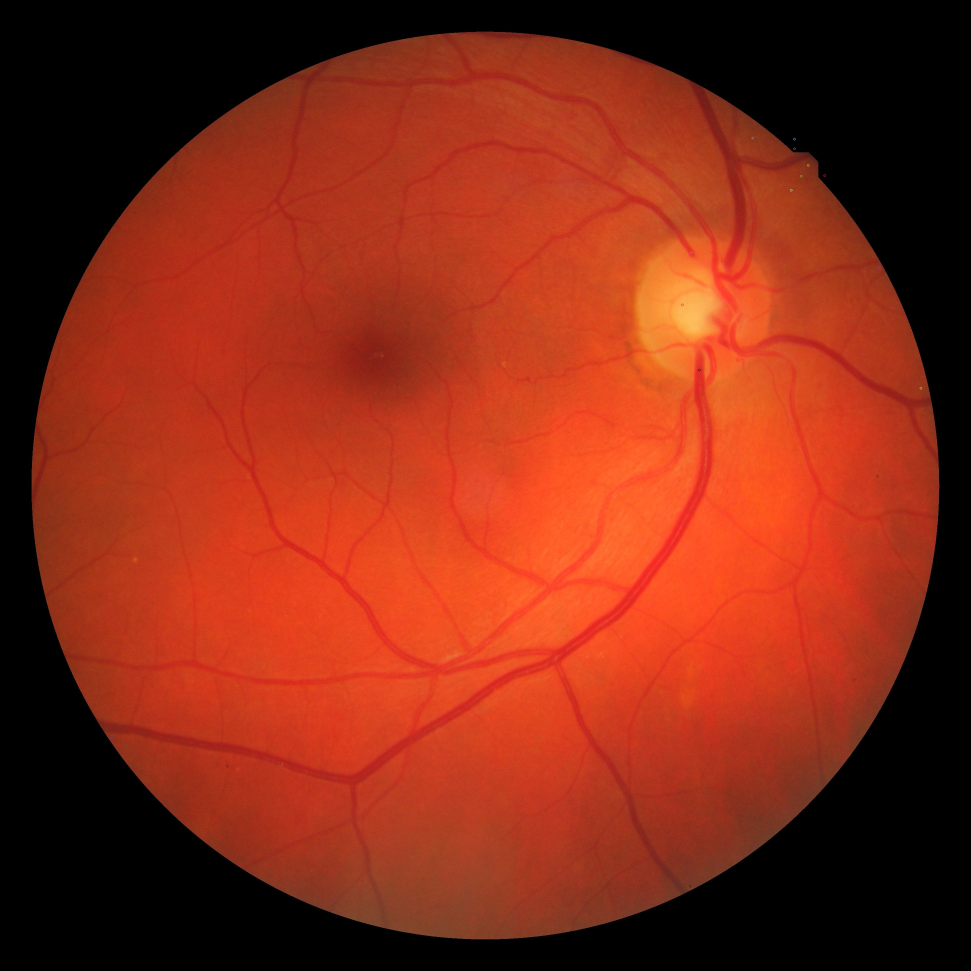
#> input picture ImageStitching/data/SIFT.jpg, 2912 x 2912 px (shown at 1/3 size)
$ python -i preprocess.py   (imports and definitions only)
#> lines starting #> are read from the running program, lines starting #| are printed output that depends on the picture
#> further down, picture is the input picture: shape (2912, 2912, 3); mean B, G, R 21.6, 42.6, 133.3
# #
# //  preprocess.py
# //  Team8-Fundus-Photography
# //
# //  Created by chelsea maramot on 2025-01-24.
# //


'''
To extract clearer images, the original image need to be preprocessed.
Based on a study with FIRE dataset, the green channel will be used as the initial image.


CLAHE (Contrast Limited Adaptive Histogram Equalization) and median filtering will be used to enhance the detail of extracted retinal images, improving contrast of blood vessels and tissues.
'''

import cv2

class Preprocessing:

    @staticmethod
    def resize(image_data, width, height):
        return cv2.resize(image_data, (width, height))

    @staticmethod
    def extract_channel(image_data, channel='R'):

        if len(image_data.shape) == 3:
            if channel == 'R':
                return image_data[:,:,2]
            elif channel == 'G':
                return image_data[:,:,1]
            elif channel == 'B':
                return image_data[:,:,0]
            else:
                print("Invalid channel. Choose from 'R', 'G', 'B'.")
        else:
            print("Image does not have multiple channels.")
        return None

    @staticmethod
    def remove_black_bg():
        pass

    @staticmethod
    def convert_to_gray(image_data):
        return cv2.cvtColor(image_data, cv2.COLOR_BGR2GRAY)
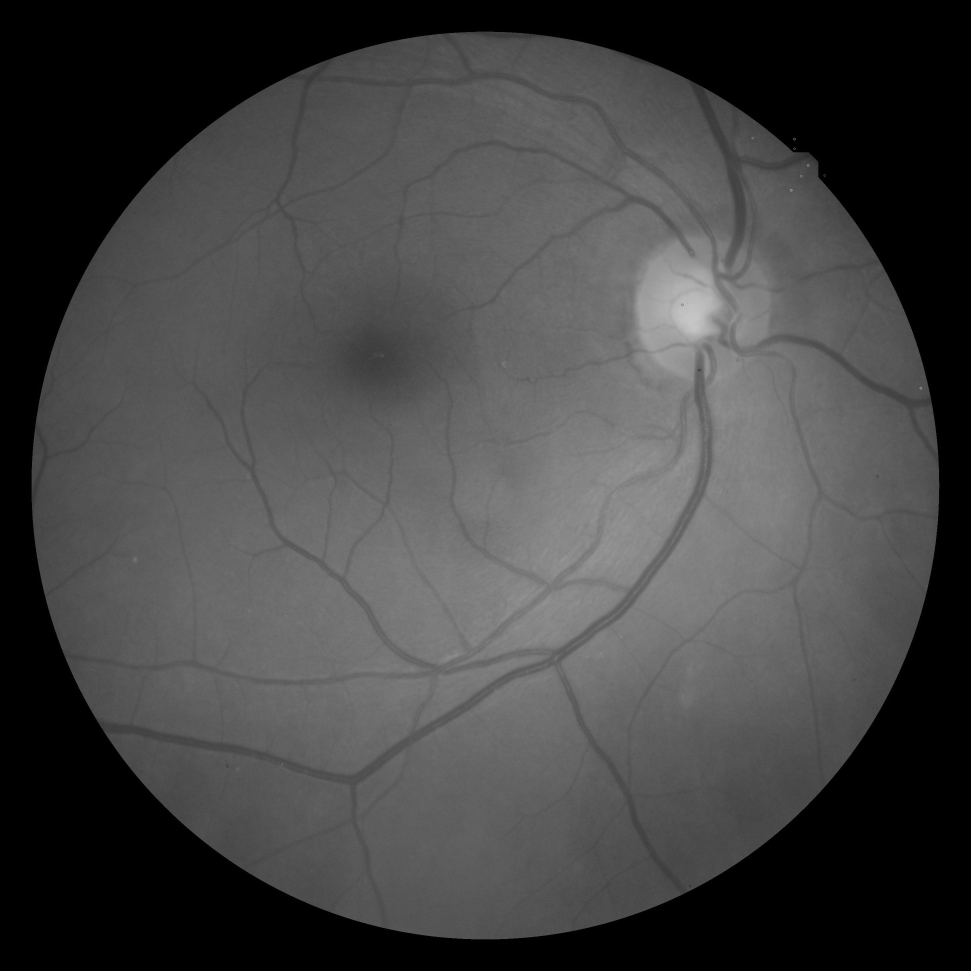
#> returned value: shape (2912, 2912) (shown at 1/3 size); min 0, max 221, mean 67.3


    @staticmethod
    def CLAHE(image_data, clipLimit=10, tileGridSize=(8,8)):
#> called with clipLimit = 10, tileGridSize = (8, 8)
        clahe = cv2.createCLAHE(clipLimit, tileGridSize)
        return clahe.apply(image_data)
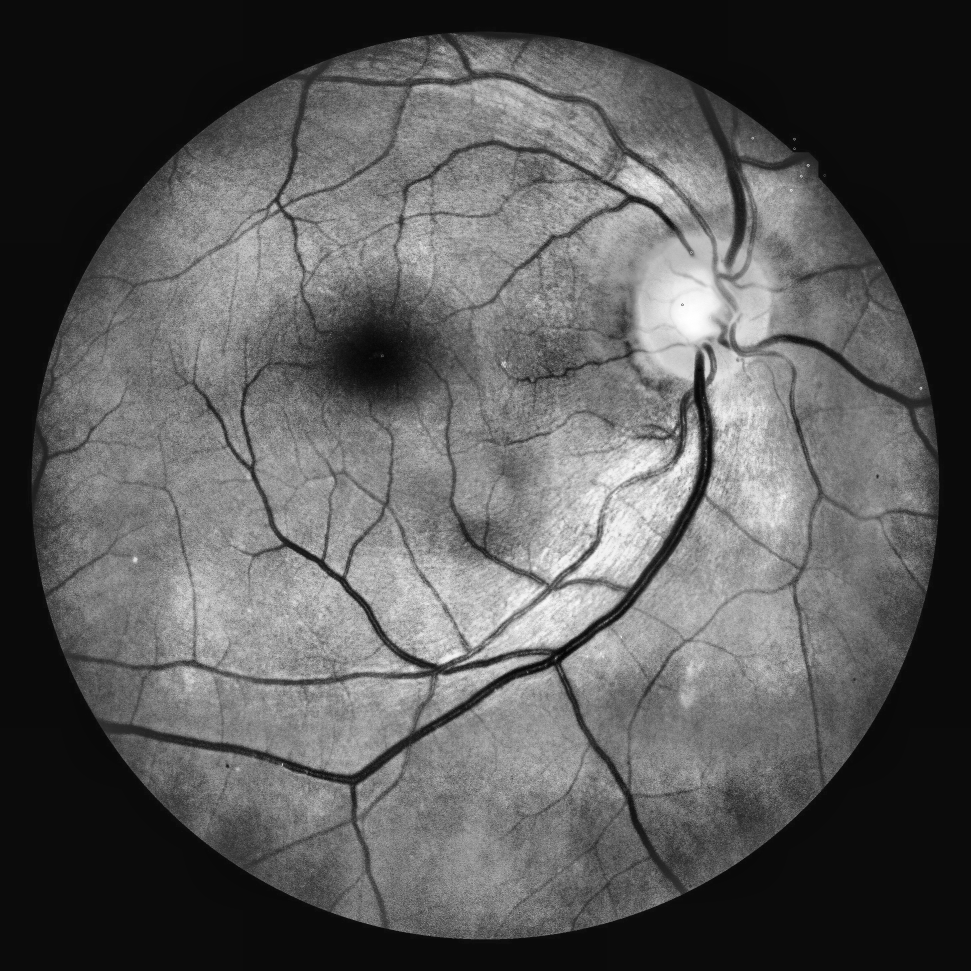
#> returned value: shape (2912, 2912) (shown at 1/3 size); min 0, max 255, mean 89.6


    @staticmethod
    def median_filter(image, kernel_size=5):
#> called with kernel_size = 5
        return cv2.medianBlur(image, kernel_size)


    @staticmethod
    def process_retinal_image(image_data):
        #image_data = Preprocessing.extract_channel(image_data, channel='G')
        image_data = Preprocessing.convert_to_gray(image_data)
        image_data = Preprocessing.CLAHE(image_data)
        image_data = Preprocessing.median_filter(image_data)
        return image_data


>>> import cv2
>>> picture = cv2.imread('../data/SIFT.jpg')
>>> result = Preprocessing().process_retinal_image(picture)

$ run again, on ImageStitching/data/matched_img.jpg
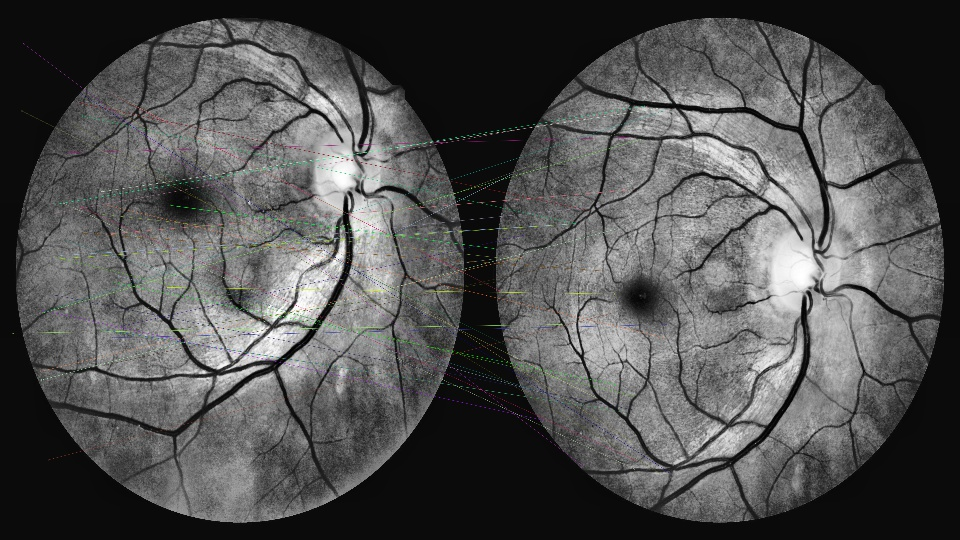
#> input picture ImageStitching/data/matched_img.jpg, 960 x 540 px
#> picture is the input picture: shape (540, 960, 3); mean B, G, R 81.2, 81.5, 81.4
#> in CLAHE, `return clahe.apply(image_data)`:
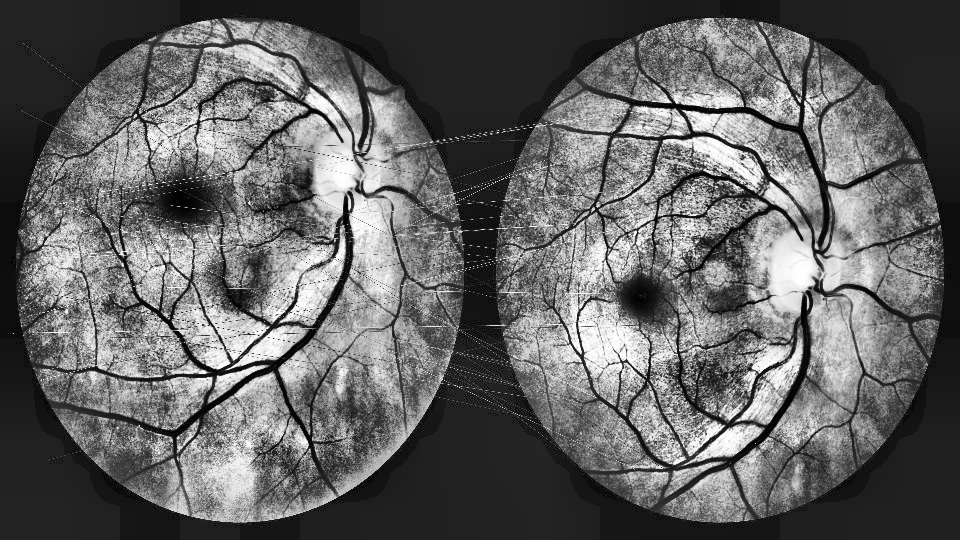
#> returned value: shape (540, 960); min 0, max 255, mean 99.8
#> in median_filter, `return cv2.medianBlur(image, kernel_size)`:
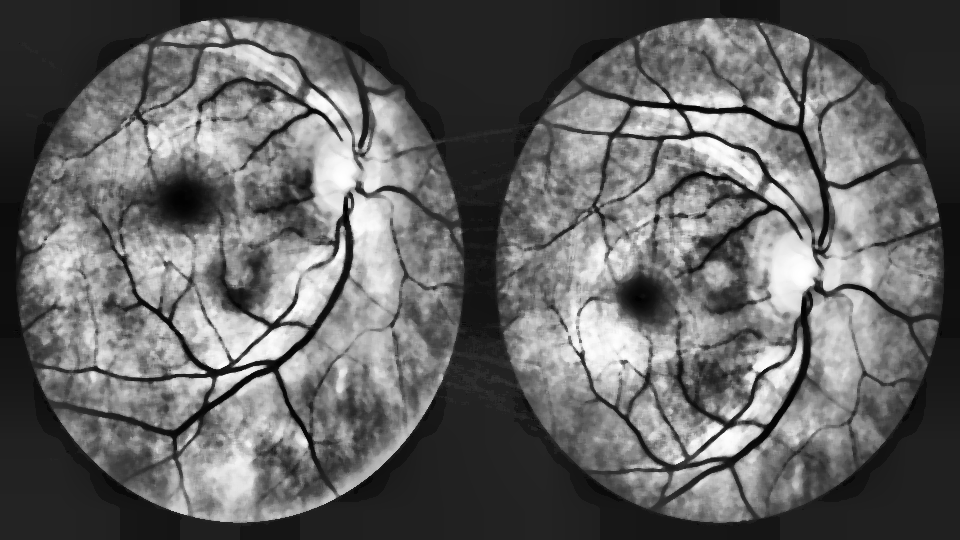
#> returned value: shape (540, 960); min 1, max 255, mean 99.6

$ run again, on ImageStitching/data/mosaic.jpg
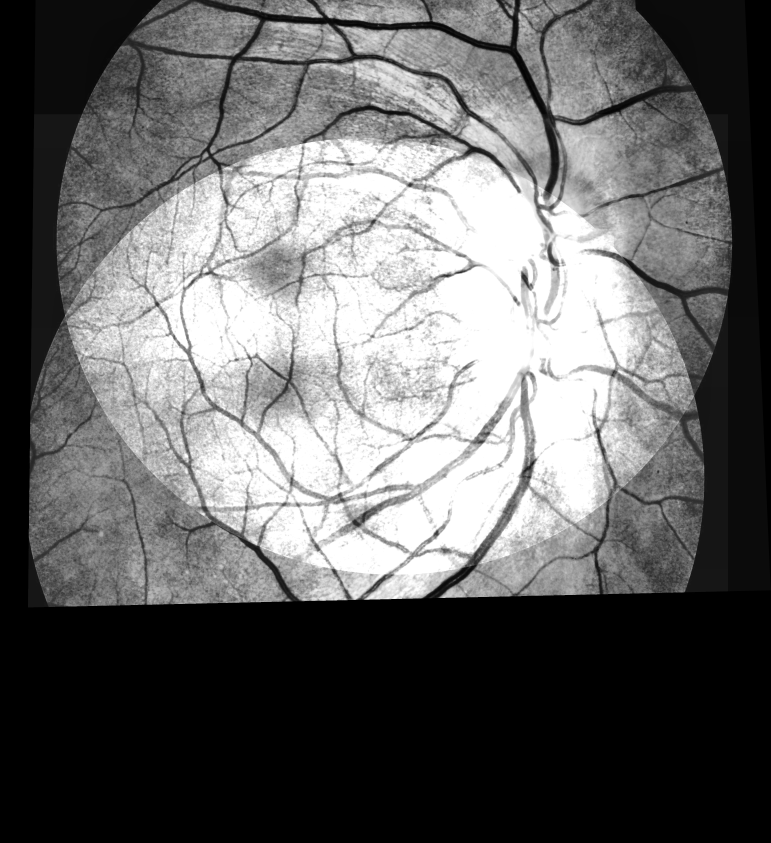
#> input picture ImageStitching/data/mosaic.jpg, 3083 x 3369 px (shown at 1/4 size)
#> picture is the input picture: shape (3369, 3083, 3); min 0, max 255, mean 102.7
#> in CLAHE, `return clahe.apply(image_data)`:
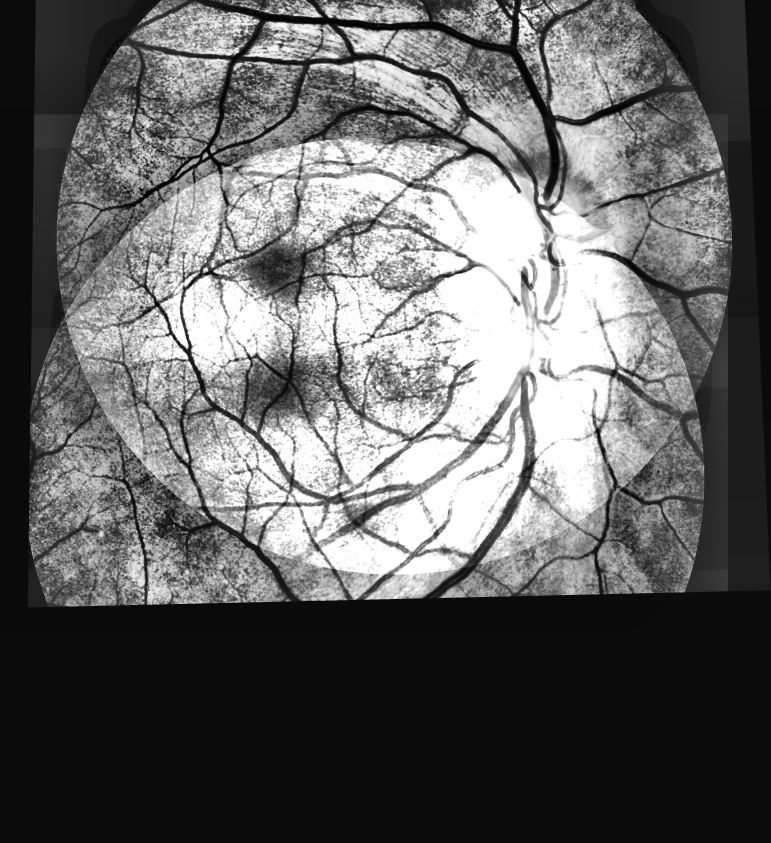
#> returned value: shape (3369, 3083) (shown at 1/4 size); min 0, max 255, mean 99.8
